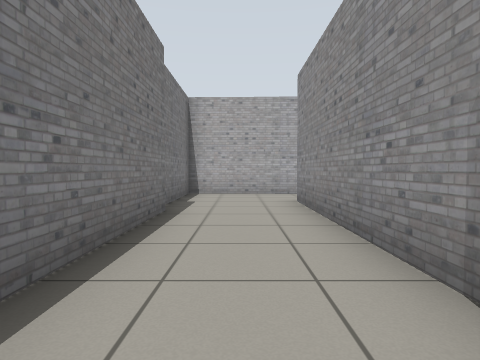
view 1 (above)

16 first-person views from a walk through a world built for the Gazebo simulator. The camera is 0.72 m above the floor, tilts 2° down and sees 75° across. The floor is counted in squares, 1 m on a side. Each view is taken from the middle of a square. On the plan, view 1 faces up. The plan holds only what a view shows up to about 10 squares ahead; the rest is blank. The place goes on beyond the plan.

view 2
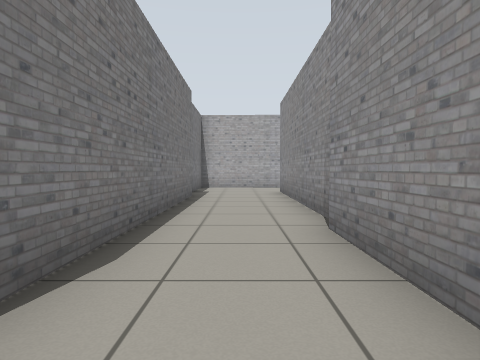

view 3
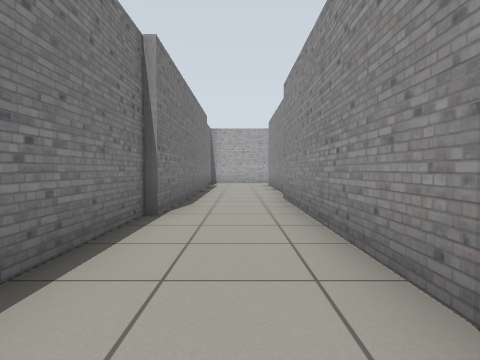

view 4
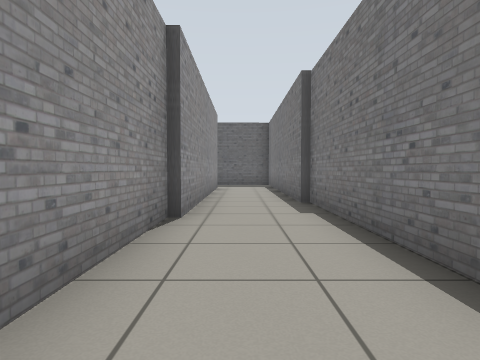

view 5
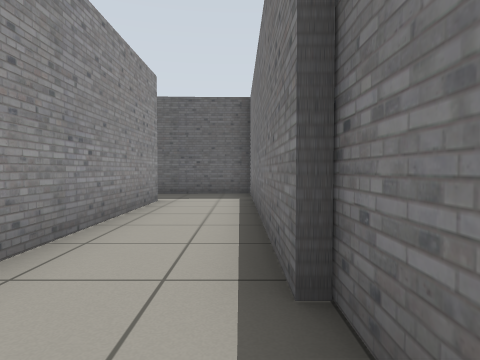

view 6
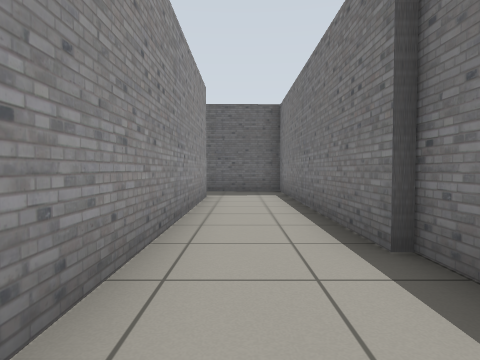

view 7
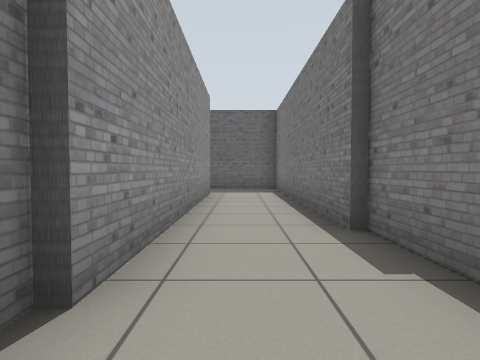

view 8
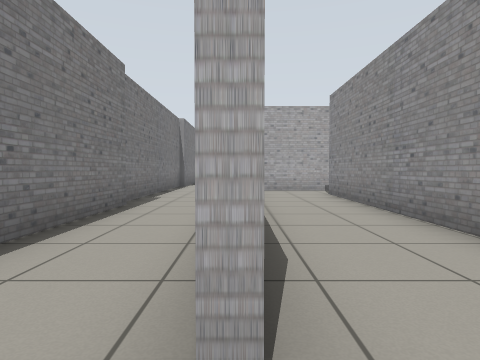

view 9
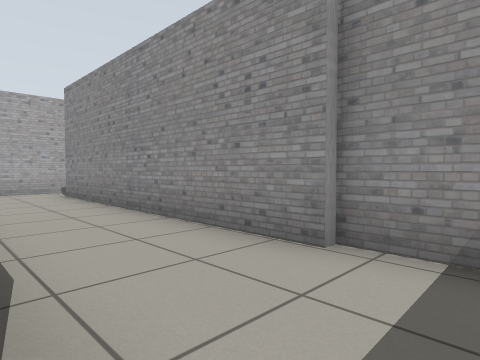

view 10
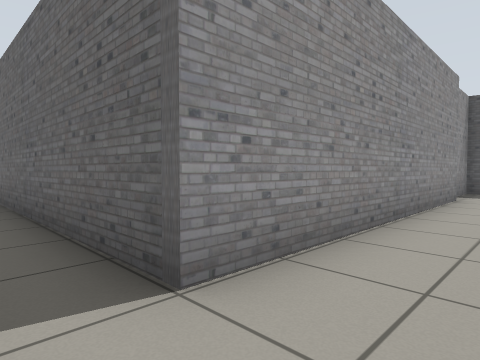

view 11
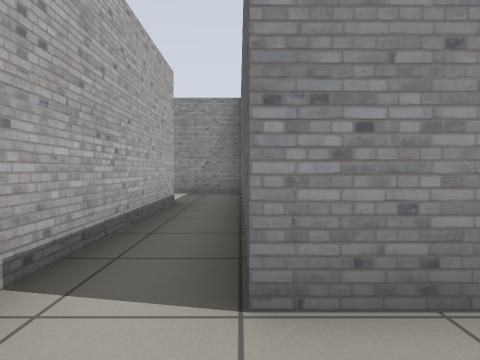

view 12
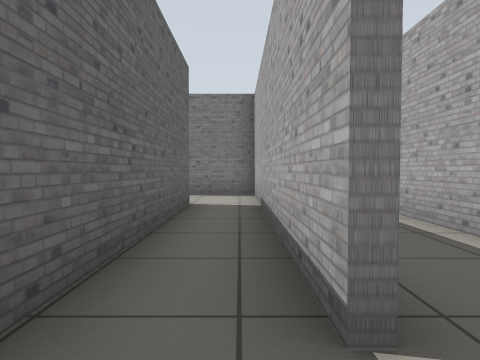

view 13
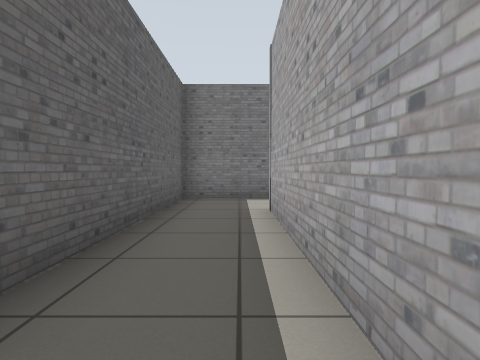

view 14
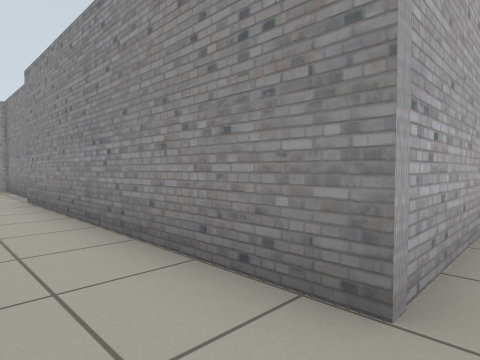

view 15
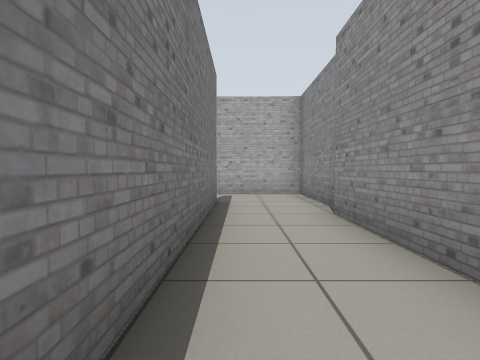

view 16
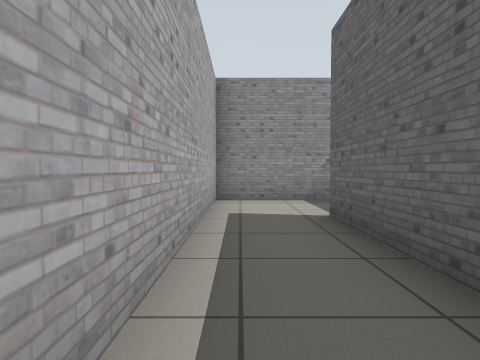

### Floor plan
Points are (right, up) in squares from view 1. A wall is a line through its corners. A room is listed if a view was taken in it or the views show most of it. See-through windows are left out.
Room 1 (views 1, 2, 3, 4, 5, 6, 7)
walls: (-1.5, -2) (-1.5, -8.8); (1.1, -6.6) (1.1, 0.9); (1.3, 1.4) (1.3, 7.1); (-1.3, -8.6) (-1.3, -16.1) (0.4, -16.1); (-1.3, 5.5) (-1.3, -2.1); (0.9, -14.1) (0.9, -6.5); (0.4, 9.1) (-1.5, 9.1) (-1.5, 6.2)
ways out: opening at (1, -15) to room 2; opening at (1, 8) to room 3
Room 2 (views 8, 9, 10, 11, 12)
walls: (3.5, -13.6) (3.5, -6) (9.9, -6); (1.3, -4) (1.3, -6.5); (3.8, -16.1) (3.8, -13.5); (8.8, -4.6) (1.5, -4.6); (0.4, -16.1) (1.4, -16.1); (11.2, -6.1) (11.2, -4.6)
ways out: opening at (1, -15) to room 1; opening at (9.5, -4) to room 3
Room 3 (views 13, 14, 15, 16)
walls: (1.3, -2.2) (1.3, -4); (3.8, 5.6) (3.8, 9) (0.4, 9.1); (1.2, -4.4) (8.8, -4.4); (1.5, 7) (1.5, 0.6); (11.2, -4.6) (11.2, -2.4) (3.5, -2.5) (3.5, 5.1)
ways out: opening at (1, 8) to room 1; opening at (9.5, -4) to room 2

Where each view was taken, in squares from view 1:
view 1: 0 up, 0 right, facing up
view 2: 3 down, 0 right, facing up
view 3: 7 down, 0 right, facing up
view 4: 2 down, 0 right, facing down
view 5: 7 down, 1 left, facing down
view 6: 6 down, 0 right, facing down
view 7: 5 down, 0 right, facing down
view 8: 15 down, 1 right, facing up
view 9: 15 down, 1 right, facing up-right
view 10: 5 down, 2 right, facing down-right
view 11: 6 down, 2 right, facing right
view 12: 5 down, 10 right, facing left
view 13: 3 down, 9 right, facing left
view 14: 3 down, 2 right, facing up-right
view 15: 0 up, 2 right, facing up
view 16: 3 down, 4 right, facing right
